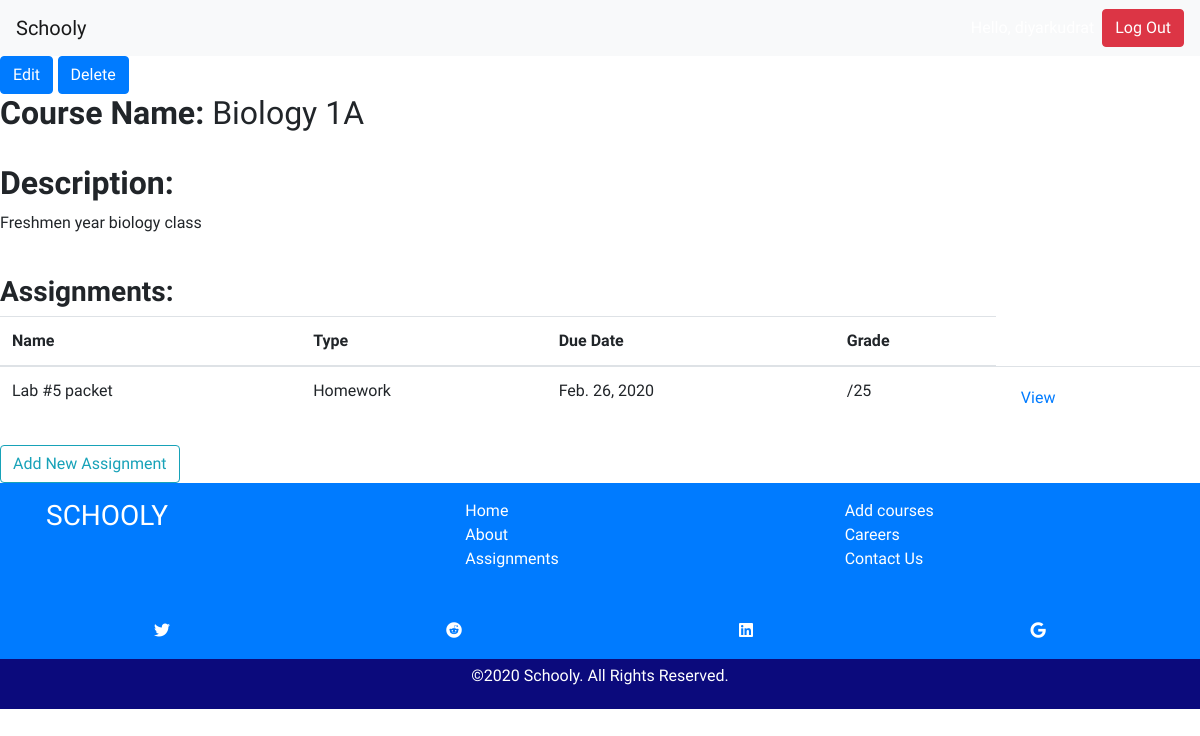
The page /courses/1/ (signed in) on the database as committed earlier.
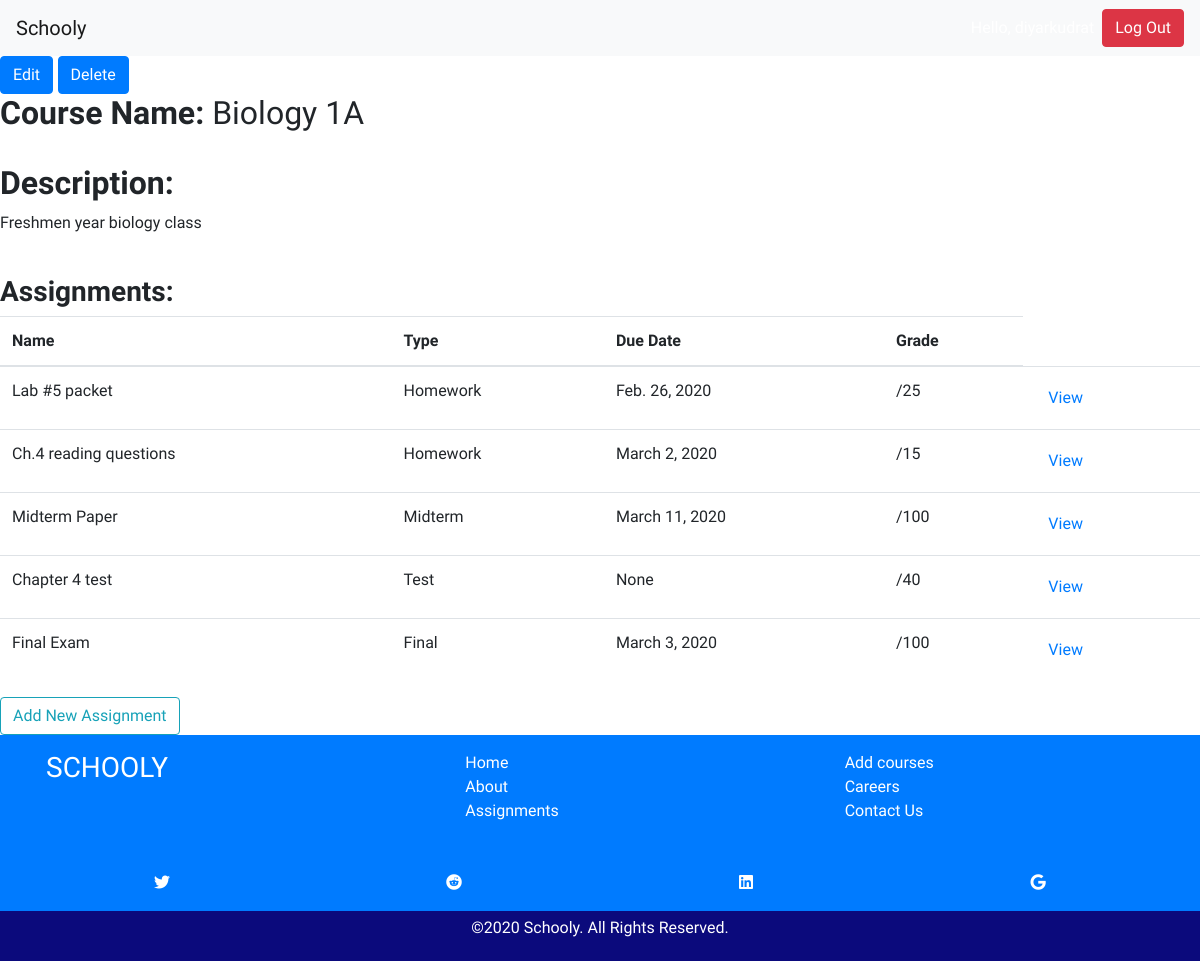
The same page on the database as committed later.
### classes/models.py (models this page shows, shortened)
class Course(models.Model):
    course_name = models.CharField(max_length=150)
    slug = models.CharField(max_length=30, blank=True, editable=False,
                            help_text="Unique URL path to access this page. Generated by the system.")
    course_teacher = models.CharField(max_length=150, null=True)
    description = models.CharField(max_length=250)
    assigments = models.ManyToManyField(Assignment, blank=True, null=True, related_name="course_assignments")

class Assignment(models.Model):
    name = models.CharField(max_length=50)
    students = models.ManyToManyField(Student, )
    slug = models.CharField(max_length=30, blank=True, editable=False,
                            help_text="Unique URL path to access this page. Generated by the system.")
    description = models.CharField(max_length=250)
    course = models.ForeignKey('Course', on_delete=models.CASCADE, blank=True, null=True)
    assignment_type = models.CharField(max_length=30, choices=ASSIGNMENT_TYPES, blank=True)
    total_points = models.PositiveIntegerField(blank=True, null=True, default=0)
    earned_points = models.PositiveIntegerField(blank=True, null=True, default=0)
    assigned_date = models.DateField(blank=True, null=True)
    due_date = models.DateField(blank=True, null=True)

### classes/views.py (the view)
# urls.py: path('courses/<int:pk>/', views.CourseDetailView.as_view(), name='course-detail-page'),
@method_decorator([login_required], name='dispatch')
class CourseDetailView(View):
    def get(self, request, *args, **kwargs):
        course = get_object_or_404(Course, pk=kwargs['pk'])
        specific_assignments = Assignment.objects.filter(course=course)
        context = {'course': course, 'specific_assignments': specific_assignments}
        return render(request, 'course_detail.html', context)

### classes/templates/course_detail.html
{% extends 'base.html' %}
{% block content %}
<a class="btn btn-primary" href="{% url 'edit-course-page' course.id %}" role="button">Edit</a>
<a class="btn btn-primary" href="{% url 'course-delete-page' course.id %}"  role="button">Delete</a>
<h2><b>Course Name:</b> {{ course.course_name }}</h2><br>
<h2><b>Description:</b></h2>
  <p>{{ course.description }}</p><br>
<h3><b>Assignments: </b></h3>
    <table class="table">
      <thead>
        <tr>
          <th scope="col">Name</th>
          <th scope="col">Type</th>
          <th scope="col">Due Date</th>
          <th scope="col">Grade</th>
        </tr>
      </thead>
      <tbody>
        {% for specific_assignment in specific_assignments %}
        <tr>
          <td href="#">{{ specific_assignment.name }}</td>
          <td>{{ specific_assignment.assignment_type }}</td>
          <td>{{ specific_assignment.due_date }}</td>
          <td>/{{ specific_assignment.total_points }}</td>
          <td><a class="btn btn-link" href="{% url 'assignment-detail-page' specific_assignment.slug %}" role="button">View</a></td>
        </tr>
        {% endfor %}
      </tbody>
    </table>
<a class="btn btn-outline-info" href="{% url 'assignment-create-page' %}" role="button">Add New Assignment</a>
{% endblock %}

### classes/templates/base.html (shortened to what this page needs)
<!DOCTYPE html>
<html lang="en">
    <head>
    <link rel="stylesheet" href="https://stackpath.bootstrapcdn.com/bootstrap/4.4.1/css/bootstrap.min.css">
    <link rel="stylesheet" href="https://cdnjs.cloudflare.com/ajax/libs/font-awesome/5.12.0/css/all.min.css">
</head>
    <body>
        <nav class="navbar navbar-expand-md navbar-light bg-light">
            <a class="navbar-brand" href="{% url 'home' %}">Schooly</a>
            <form class="form-inline ml-auto">
              {% if request.user.is_authenticated %}
                  <div class="text-white">Hello, {{ request.user.username }}</div>
                  <a href="{% url 'logout' %}" class="btn btn-danger ml-2">Log Out</a>
              {% else %}
                  <a href="{% url 'about' %}" class="btn btn-warning ml-4">About</a>
                  <a href="{% url 'contact' %}" class="btn btn-warning ml-4">Contact</a>
                  <a href="{% url 'login' %}" class="btn btn-secondary ml-2">Log In</a>
                  <a href="{% url 'signup-page' %}" class="btn btn-success ml-2">Sign Up</a>
              {% endif %}
            </form>
          </nav>
        {% block content %} {% endblock %}
        <footer class="bg-primary"style="color: white; ">
        <div class="container" style="padding: 1rem;">
            <div class="footer-row row">
                <div class="col">
                    <h3>SCHOOLY</h3>
                </div>
                <div class="col">
                    <ul>
                        <li><a href="{% url 'home' %}">Home</a></li>
                        <li><a href="{% url 'about' %}">About</a></li>
                        <li><a href="{% url 'course-list' %}">Assignments</a></li>
                    </ul>
                </div>
                <div class="col">
                    <ul>
                        <li><a href="{% url 'course-create-page' %}">Add courses</a></li>
                        <li><a href="">Careers</a></li>
                        <li><a href="{% url 'contact' %}">Contact Us</a></li>
                    </ul>
                </div>
            </div>
        </div>
    <div class="row text-center m-3">
        <div class="col-3">
            <i class="fab fa-twitter"></i>
        </div>
        <div class="col-3">
            <i class="fab fa-reddit"></i>
        </div>
        <div class="col-3">
            <i class="fab fa-linkedin"></i>
        </div>
        <div class="col-3">
            <i class="fab fa-google"></i>
        </div>
    </div>
        <div class="copyright" style="background:rgb(11, 10, 124);">
                <p>©2020  Schooly. All Rights Reserved.</p>
</footer>
    </body>
</html>

### classes/templates/base.html (style rules this page uses)
* { font-family: 'Quicksand', sans-serif; }
.footer-row ul>li { list-style-type: none; }
.footer-row a { color: white; }
.copyright { text-align: center; padding: 5px; }

Rows that differ between the two databases and show on the page:
added Assignment: name "Ch.4 reading questions", assignment_type "Homework", due_date "March 2, 2020", total_points "15"
added Assignment: name "Midterm Paper", assignment_type "Midterm", due_date "March 11, 2020", total_points "100"
added Assignment: name "Chapter 4 test", assignment_type "Test", due_date "None", total_points "40"
added Assignment: name "Final Exam", assignment_type "Final", due_date "March 3, 2020", total_points "100"
